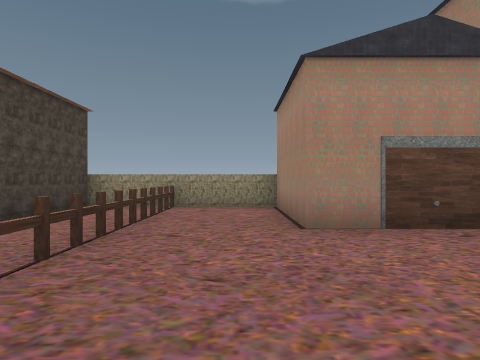
view 1 (above)

16 first-person views from a walk through a Godot game level. The camera is 1.2 m above the floor, looks level and sees 75° across. The floor is counted in squares, 2 m on a side. Each view is taken from the middle of a square. On the plan, view 1 faces up. The plan holds only what a view shows up to about 9 squares ahead; the rest is blank.

view 2
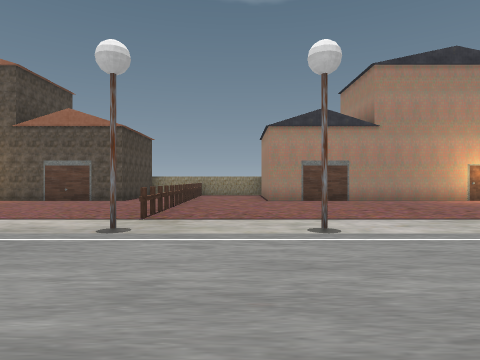

view 3
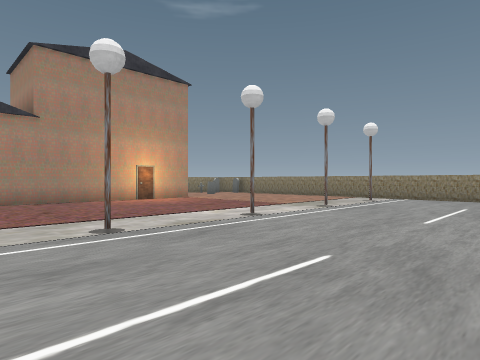

view 4
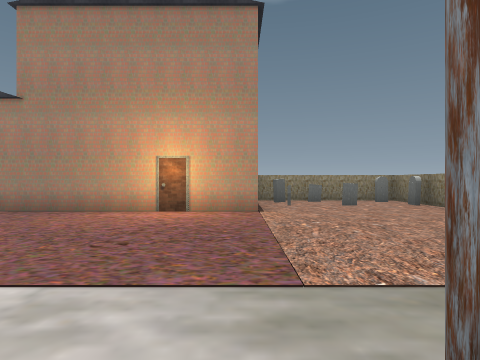

view 5
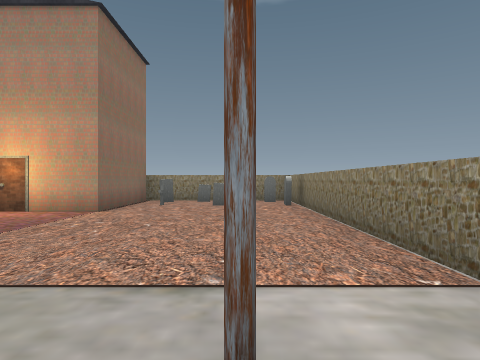

view 6
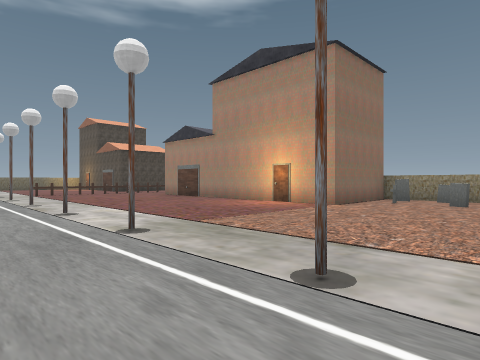

view 7
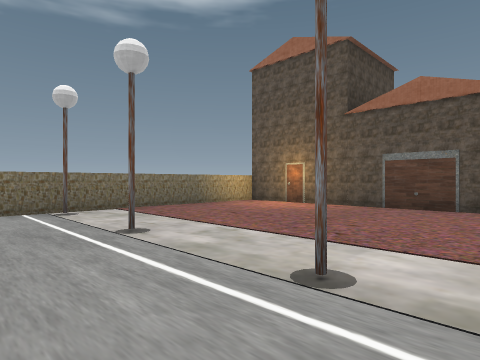

view 8
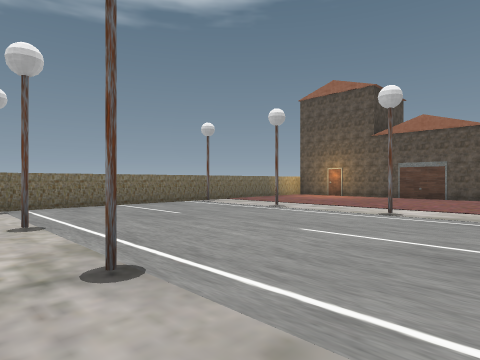

view 9
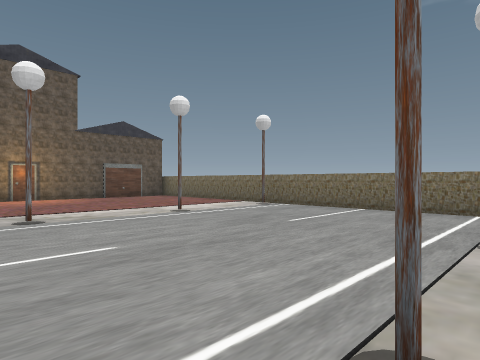

view 10
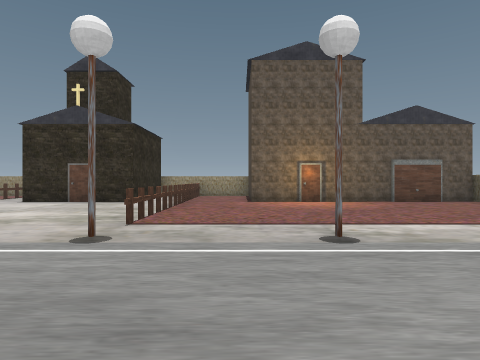

view 11
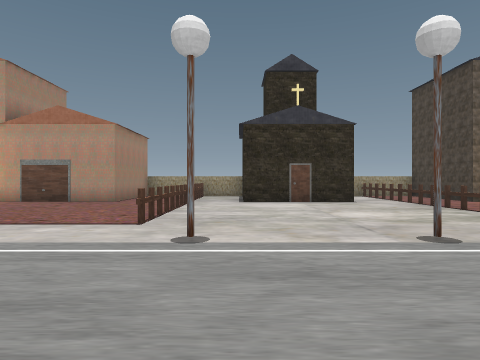

view 12
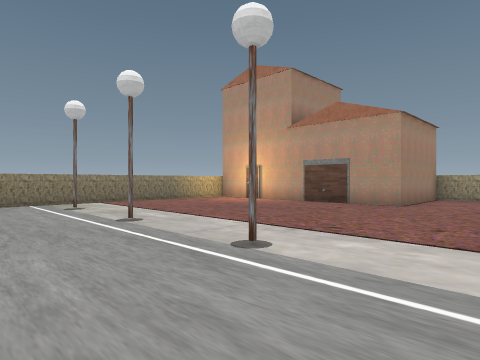

view 13
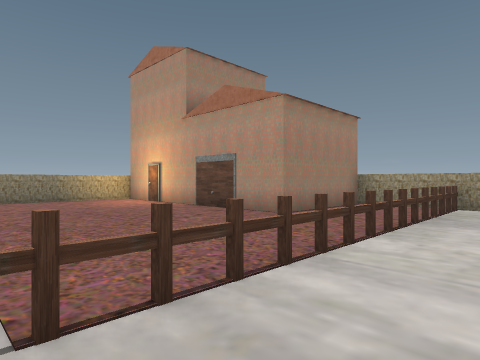

view 14
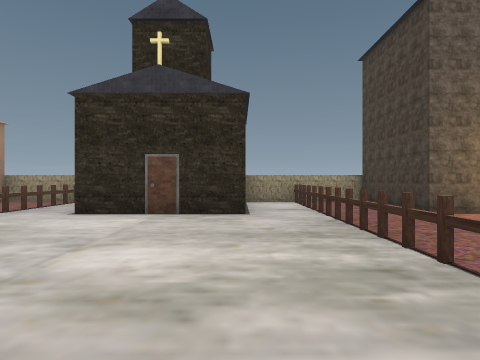

view 15
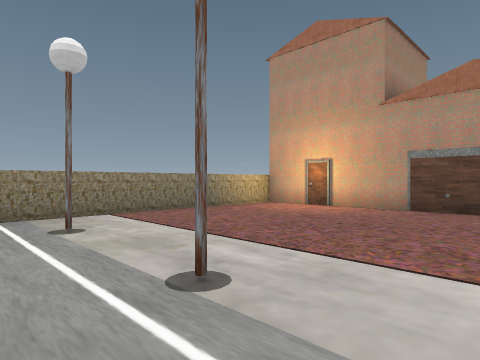

view 16
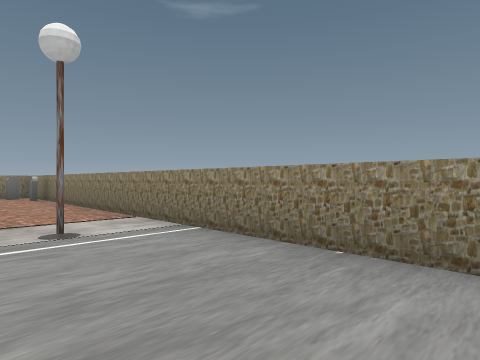

### Floor plan
Key: @ floor where view 1 was taken; # wall or solid block; . floor; D closed door; = window, fence, low wall or low ledge; ^ raised ledge; G garage; T tombstone; O other object.
Columns run from 9 left of view 1 to 13 right of it. Each row starts with its distance up from view 1.
  7       G^^^G      #^T ^#
  6      G..=.G      #T..T#
  5      G..=.G      #O.TT#
  4 #D#GGG..=.GGG###D#....#
  3 ........=.............#
  2 ........=.............#
  1 ........=.............#
  0 ........=@............#
 -1 #..#.#....#..#.#..#.#.#
 -2 ......................#
 -3 ......................#
 -4 ......................#
 -5 ......................#
 -6 #..#.#..#.#..#.#..#.#.#
 -7 ......................#
 -8  .......=....=........#
 -9  .......=....=........#
-10  .......=....=........#
-11 .DD.D...=.DD.=...DD.D.#
-12 GGG#D#..=#DD#=..GGG#D##
-13      # .=#  #=..G
-14      # .=    =..G
-15       ^^^^   ^^^

Where each view was taken, in squares from view 1:
view 1: 0 up, 0 right, facing up
view 2: 5 down, 0 right, facing up
view 3: 5 down, 2 right, facing up-right
view 4: 2 down, 8 right, facing up
view 5: 2 down, 11 right, facing up
view 6: 3 down, 12 right, facing up-left
view 7: 3 down, 3 left, facing up-left
view 8: 7 down, 2 left, facing up-left
view 9: 1 down, 3 left, facing down-left
view 10: 3 down, 3 left, facing down
view 11: 3 down, 3 right, facing down
view 12: 4 down, 4 right, facing down-right
view 13: 7 down, 3 right, facing down-right
view 14: 6 down, 0 right, facing down
view 15: 5 down, 7 right, facing down-right
view 16: 5 down, 10 right, facing up-right
